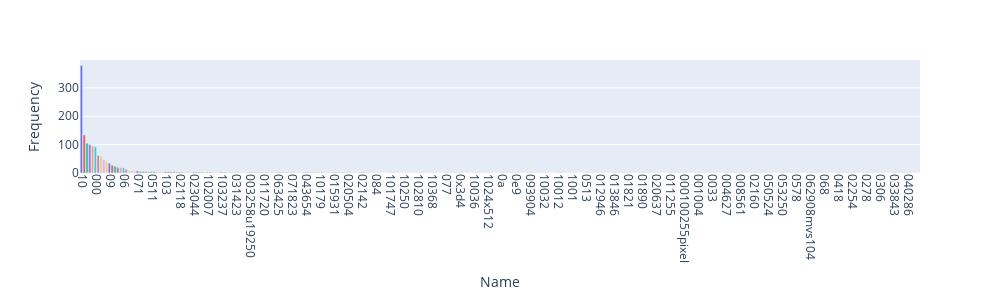

The code cell stored with this chart in its notebook:
### Markdown cell above
### **Exercise 15 (take home):** 
Additionally, you can attempt to sort the terms on the `x-axis` by frequency instead of in alphabetical order. This way the visualization is more meaninfgul and you will be able to observe the so called [long tail](https://en.wikipedia.org/wiki/Long_tail) (get familiar with this term since it will appear a lot in data mining and other statistics courses). see picture below

![alt txt](https://upload.wikimedia.org/wikipedia/commons/thumb/8/8a/Long_tail.svg/1000px-Long_tail.svg.png)

### Code cell
# Answer here
import plotly.express as px
import pandas as pd

data = {
    'Name': count_vect.get_feature_names_out()[:300],
    'Frequency': term_frequencies[:300]
}
df = pd.DataFrame(data)
df.sort_values(ascending=False,by='Frequency',inplace=True)

fig = px.bar(df, x='Name', y='Frequency',color='Name')

fig.update_xaxes(tickangle=90)
fig.update_layout(height=300, width=1000, title='', showlegend=False)

fig.show()
